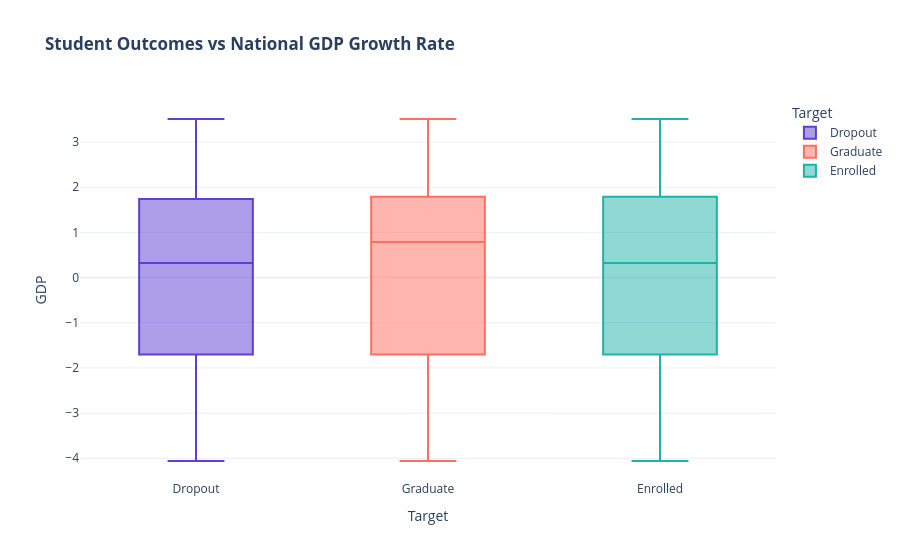

The code cell stored with this chart in its notebook:
### Markdown cell above
### This dataset has 4 Core Data Dimensions:

1. Demographic & Personal Identity
These features capture who the student is before they step foot on campus.

Key Columns: Gender, Age at enrollment, Marital status, Displaced (whether they moved from another region to attend), International.

Analytical Use: Helps identify if non-traditional student populations (like older or international students) have lower retention rates due to adjustment challenges.

2. Socioeconomic Factors & Financial Backing
These features (which you just looked at via the pie charts) capture the student's financial stability.

Key Columns: Debtor, Tuition fees up to date, Scholarship holder, Mother's/Father's qualification & occupation.

Analytical Use: Financial strain is often an immediate, hard bottleneck. If a student falls behind on tuition (Tuition fees up to date = 0), the likelihood of dropping out spikes dramatically regardless of their grades.

3. Academic Progression (The Strongest Predictors)
These columns capture real-time academic performance, split cleanly between 1st Semester and 2nd Semester.

Key Columns: Curricular units (credited, enrolled, evaluations, approved, grade, without evaluations).

Analytical Use: Watch the approved vs enrolled count. If a student enrolls in 6 units but only passes (approved) 2, their academic momentum stalls. The average grade columns are typically the strongest feature inputs for your machine learning models.

4. Macroeconomic Environment
These features capture the external economic context of the country at the time of the student's enrollment.

Key Columns: Unemployment rate, Inflation rate, GDP.

Analytical Use: This lets you see if a struggling economy impacts dropout rates (e.g., high unemployment might force students to leave school to find work to support their families).

### Code cell
# Check if economic conditions differ across outcomes
fig = px.box(
    df, 
    x="Target", 
    y="GDP", 
    color="Target",
    color_discrete_map={'Dropout': '#5D3FD3', 'Graduate': '#FF6F61', 'Enrolled': '#20B2AA'},
    title="<b>Student Outcomes vs National GDP Growth Rate</b>"
)
fig.update_layout(template="plotly_white")
fig.show()

### Figure 1 — Plotly figure (JSON) as saved in the notebook; plotly's stock layout.template omitted (floating-point values rounded to 4 significant figures; data arrays with more than 128 entries replaced by an {"elided": "..."} marker saying what was removed)
{"data": [{"alignmentgroup": "True", "hovertemplate": "Target=%{x}<br>GDP=%{y}<extra></extra>", "legendgroup": "Dropout", "marker": {"color": "#5D3FD3"}, "name": "Dropout", "notched": false, "offsetgroup": "Dropout", "orientation": "v", "showlegend": true, "type": "box", "x": {"elided": "1421 str values"}, "x0": " ", "xaxis": "x", "y": {"elided": "1421 float values"}, "y0": " ", "yaxis": "y"}, {"alignmentgroup": "True", "hovertemplate": "Target=%{x}<br>GDP=%{y}<extra></extra>", "legendgroup": "Graduate", "marker": {"color": "#FF6F61"}, "name": "Graduate", "notched": false, "offsetgroup": "Graduate", "orientation": "v", "showlegend": true, "type": "box", "x": {"elided": "2209 str values"}, "x0": " ", "xaxis": "x", "y": {"elided": "2209 float values"}, "y0": " ", "yaxis": "y"}, {"alignmentgroup": "True", "hovertemplate": "Target=%{x}<br>GDP=%{y}<extra></extra>", "legendgroup": "Enrolled", "marker": {"color": "#20B2AA"}, "name": "Enrolled", "notched": false, "offsetgroup": "Enrolled", "orientation": "v", "showlegend": true, "type": "box", "x": {"elided": "794 str values"}, "x0": " ", "xaxis": "x", "y": {"elided": "794 float values"}, "y0": " ", "yaxis": "y"}], "layout": {"boxmode": "overlay", "legend": {"title": {"text": "Target"}, "tracegroupgap": 0}, "title": {"text": "<b>Student Outcomes vs National GDP Growth Rate</b>"}, "xaxis": {"anchor": "y", "categoryarray": ["Dropout", "Graduate", "Enrolled"], "categoryorder": "array", "domain": [0, 1], "title": {"text": "Target"}}, "yaxis": {"anchor": "x", "domain": [0, 1], "title": {"text": "GDP"}}}}
